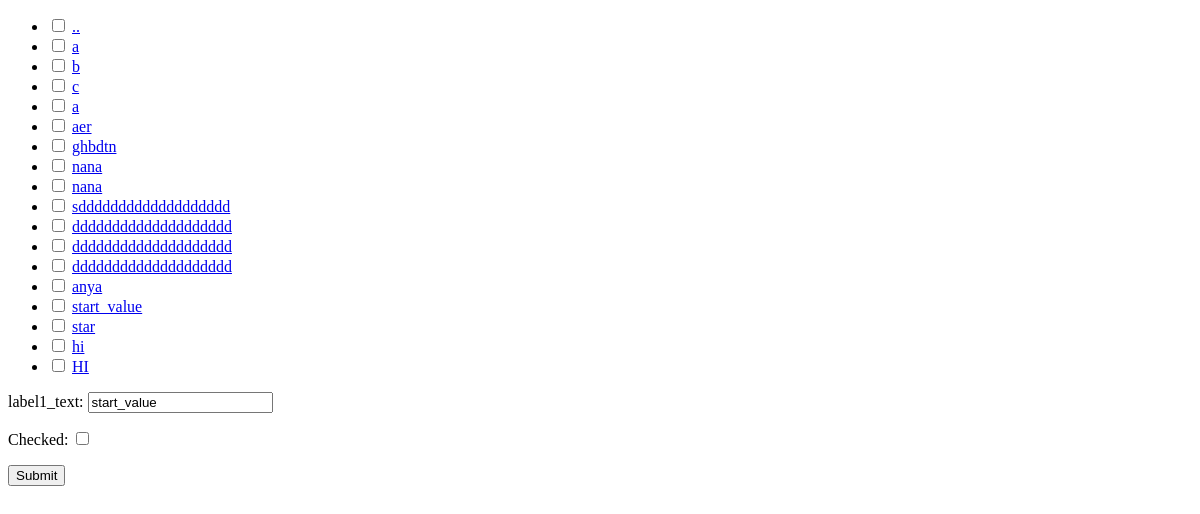
The page /tasks/ on the database as committed earlier.
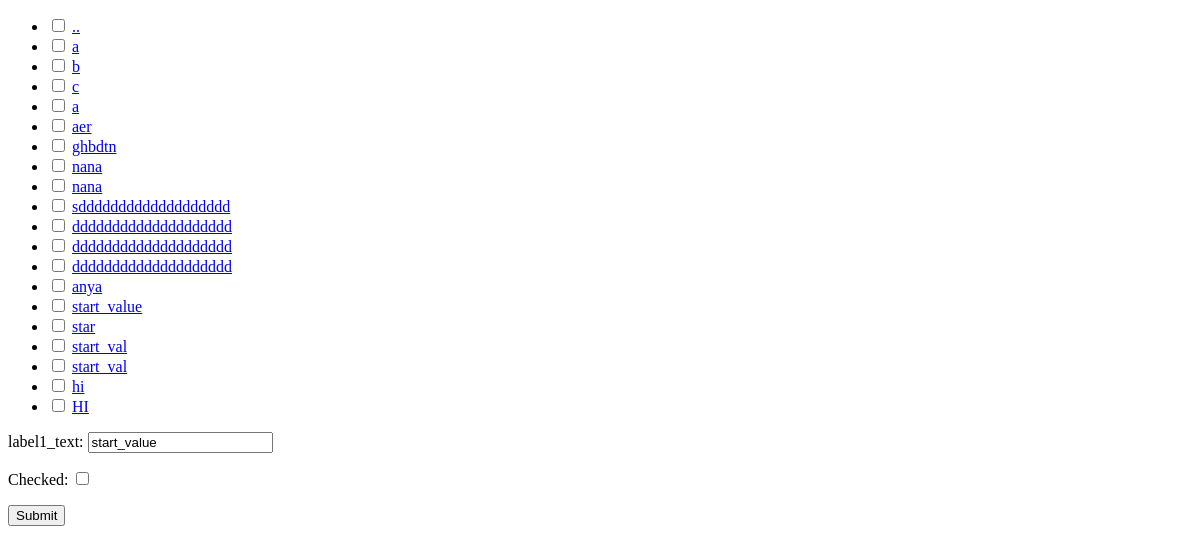
The same page on the database as committed later.
### myapp/models.py (models this page shows)
class Task(models.Model):
    id = models.UUIDField(primary_key=True, default=uuid.uuid4)  # change id
    text = models.CharField(max_length=64)
    checked = models.BooleanField()

### myapp/views.py (the view, shortened to what this page needs)
# urls.py: url(r'^tasks/$', views.TaskView.as_view()),
class TaskView(View):
    def get(self, request, *args, **kwargs):
        tasks = Task.objects.all()
        return render(request, 'myapp/index.html',
                      {'tasks': tasks, 'form': TaskModelForm(initial={'text': 'start_value'})})

### myapp/forms.py
class TaskModelForm(forms.ModelForm):
    class Meta:
        model = Task
        fields = ['text', 'checked']
        labels = {'text': 'label1_text'}
        help_text = {'text': 'help_text1'}
        error_messages = {'text': {'max_length': "error_max-length"}}

### myapp/templates/myapp/index.html (shortened to what this page needs)
<!DOCTYPE html>
<html lang="en">
<head>
</head>
<body>
    <ul>
        {% for task in tasks %}
        <li>
            <input type="checkbox"
            >
            <a href="/tasks/{{task.id}}">{{task.text}}</a>
        </li>
        {% endfor %}
    </ul>
    <form method="post">
        {{form.as_p}}
        <button type="submit">Submit</button>
    </form>
</body>
</html>

Rows that differ between the two databases and show on the page:
added Task: text "start_val"
added Task: text "start_val"
